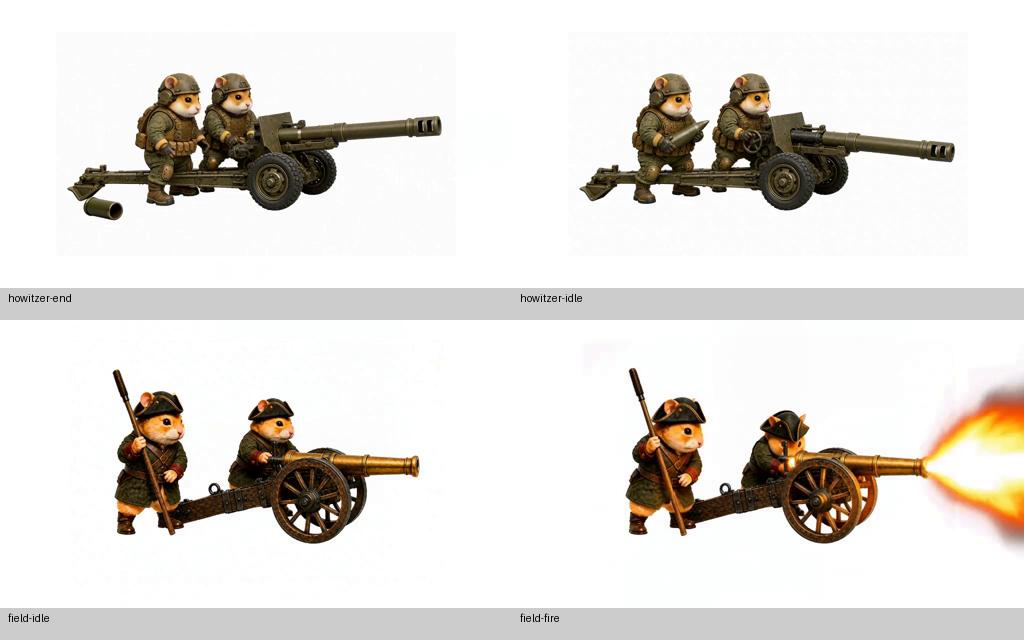
#> input picture tools/ai-gen/_engineering_line_completion_20260830/source-context.jpg, 1024 x 640 px, given in place of zombie-dog-idle-generated-v3-realistic-alpha-candidate.png, which was not available
$ python prepare-first-frame.py
#> lines starting #> are read from the running program, lines starting #| are printed output that depends on the picture; pictures that were not available may be replaced by others from this repository, and a replacement may not be noted
from pathlib import Path

import numpy as np
from PIL import Image


ROOT = Path(__file__).resolve().parent
SRC = ROOT / "zombie-dog-idle-generated-v3-realistic-alpha-candidate.png"
MASK = ROOT / "zombie-dog-idle-generated-v3-realistic-alpha.png"
CUTOUT = ROOT / "zombie-dog-idle-mother-v3-realistic.png"
VIDEO_DIR = ROOT / "video"
H3_FRAME = VIDEO_DIR / "zombie-dog-h3-white.png"


def main():
    rgb = Image.open(SRC).convert("RGB")
#> rgb is the input picture: PIL image 1024x640 RGB; mean R, G, B 225.8, 222.2, 217.8
    alpha = Image.open(MASK).convert("L")
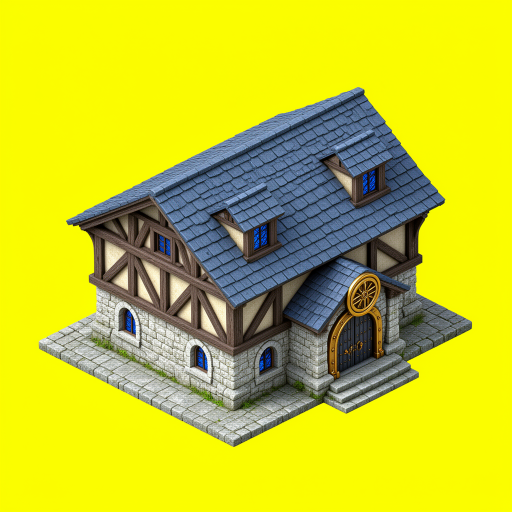
#> input picture tools/ai-gen/_bank_model/bank_5080_s12_seed122821_raw.png, 1024 x 1024 px, given in place of zombie-dog-idle-generated-v3-realistic-alpha.png, which was not available (shown at 1/2 size)
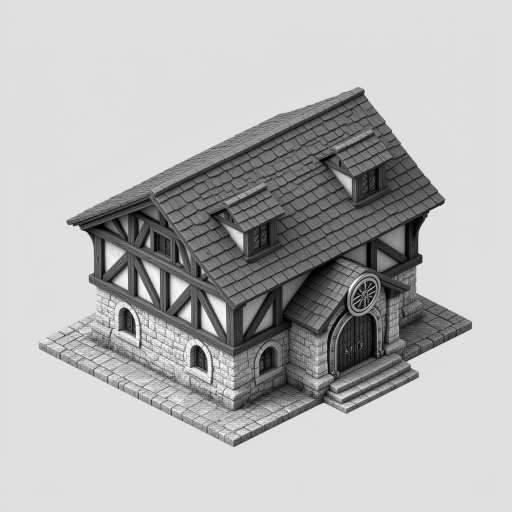
#> alpha: PIL image 1024x1024 L (shown at 1/2 size); min 0, max 255, mean 181.5
    if alpha.size != rgb.size:
        alpha = alpha.resize(rgb.size, Image.Resampling.LANCZOS)
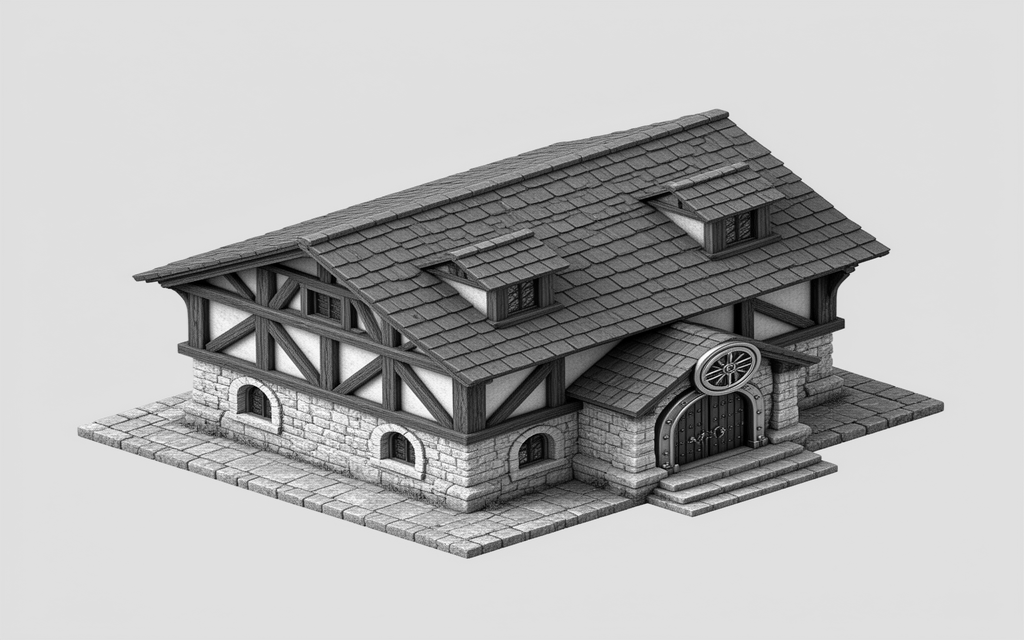
#> alpha: PIL image 1024x640 L; min 0, max 255, mean 181.5

    rgba = rgb.convert("RGBA")
    rgba.putalpha(alpha)
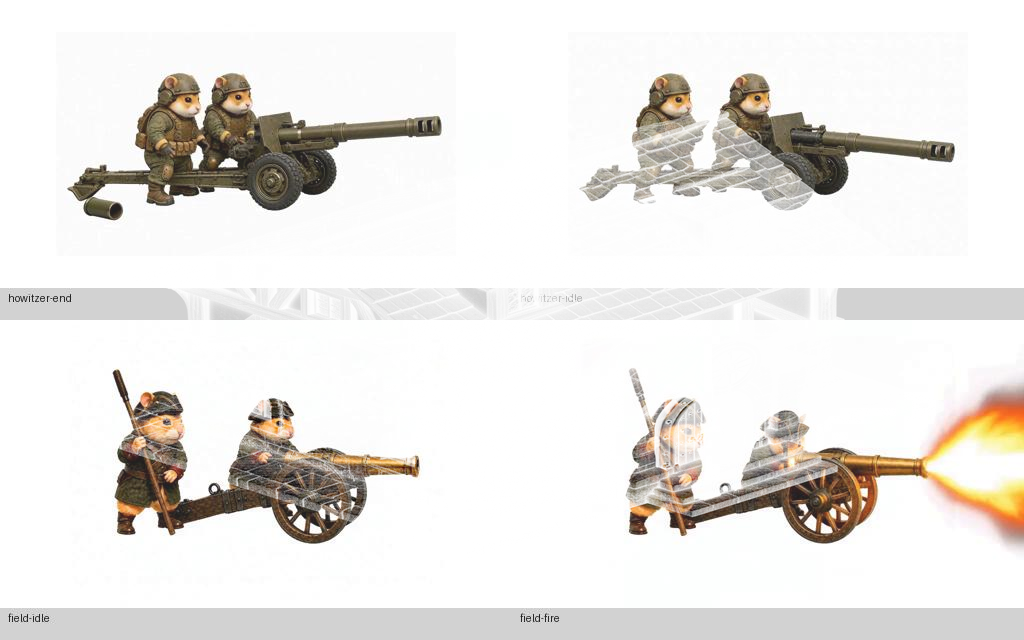
#> rgba: PIL image 1024x640 RGBA; mean R, G, B, A 225.8, 222.2, 217.8, 181.5; transparent parts drawn white
    rgba.save(CUTOUT)

    a = np.asarray(alpha)
    ys, xs = np.where(a > 10)
    if len(xs) == 0:
        raise RuntimeError("BiRefNet mask is empty")
    bbox = (int(xs.min()), int(ys.min()), int(xs.max()) + 1, int(ys.max()) + 1)
#> bbox = (0, 0, 1024, 640)
    subject = rgba.crop(bbox)

    canvas_w, canvas_h = 1344, 768
    target_h = 560
    foot_y = 710
    scale = target_h / subject.height
#> scale = 0.875
    target_w = round(subject.width * scale)
#> target_w = 896
    if target_w > 1160:
        scale = 1160 / subject.width
        target_w = 1160
        target_h = round(subject.height * scale)
    subject = subject.resize((target_w, target_h), Image.Resampling.LANCZOS)

    canvas = Image.new("RGB", (canvas_w, canvas_h), "white")
#> canvas: PIL image 1344x768 RGB; every value is 255
    x = (canvas_w - target_w) // 2
#> x = 224
    y = foot_y - target_h
    canvas.paste(subject.convert("RGB"), (x, y), subject.getchannel("A"))
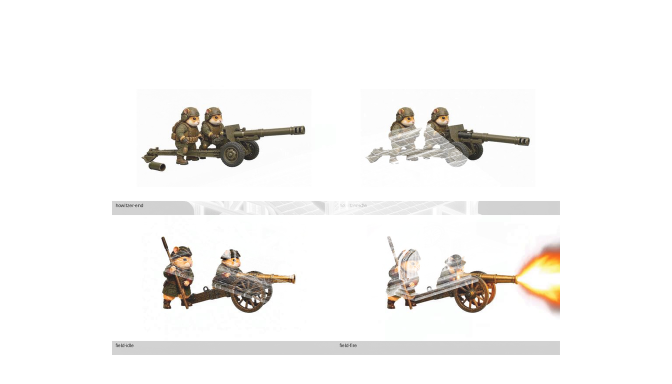
#> canvas: PIL image 1344x768 RGB (shown at 1/2 size); mean R, G, B 244.8, 243.5, 241.9
    VIDEO_DIR.mkdir(parents=True, exist_ok=True)
    canvas.save(H3_FRAME)

    print({
        "source_size": rgb.size,
        "alpha_bbox": bbox,
        "alpha_pixels": int((a > 10).sum()),
        "h3_subject_size": (target_w, target_h),
        "h3_origin": (x, y),
        "h3_foot_y": foot_y,
    })
#| {'source_size': (1024, 640), 'alpha_bbox': (0, 0, 1024, 640), 'alpha_pixels': 651710, 'h3_subject_size': (896, 560), 'h3_origin': (224, 150), 'h3_foot_y': 710}


if __name__ == "__main__":
    main()
